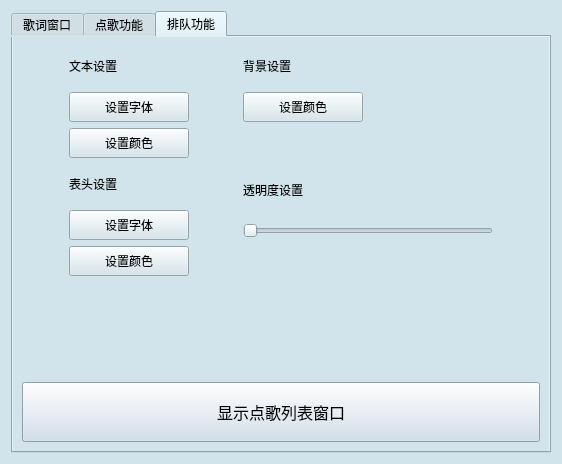
<?xml version="1.0" encoding="UTF-8"?>
<ui version="4.0">
 <class>Form</class>
 <widget class="QWidget" name="Form">
  <property name="geometry">
   <rect>
    <x>0</x>
    <y>0</y>
    <width>562</width>
    <height>464</height>
   </rect>
  </property>
  <property name="windowTitle">
   <string>Form</string>
  </property>
  <property name="styleSheet">
   <string notr="true">background-color: rgb(209, 228, 235)</string>
  </property>
  <layout class="QVBoxLayout" name="verticalLayout_8">
   <item>
    <widget class="QTabWidget" name="tabWidget">
     <property name="enabled">
      <bool>true</bool>
     </property>
     <property name="styleSheet">
      <string notr="true">font: 12pt &quot;微软雅黑&quot;;
</string>
     </property>
     <property name="currentIndex">
      <number>2</number>
     </property>
     <widget class="QWidget" name="lyric">
      <attribute name="title">
       <string>歌词窗口</string>
      </attribute>
      <layout class="QVBoxLayout" name="verticalLayout_4">
       <item>
        <layout class="QVBoxLayout" name="verticalLayout_3">
         <item>
          <layout class="QHBoxLayout" name="horizontalLayout_2">
           <item>
            <spacer name="horizontalSpacer_2">
             <property name="orientation">
              <enum>Qt::Orientation::Horizontal</enum>
             </property>
             <property name="sizeHint" stdset="0">
              <size>
               <width>10</width>
               <height>10</height>
              </size>
             </property>
            </spacer>
           </item>
           <item>
            <layout class="QVBoxLayout" name="verticalLayout">
             <item>
              <widget class="QLabel" name="lb_lytextset">
               <property name="minimumSize">
                <size>
                 <width>80</width>
                 <height>40</height>
                </size>
               </property>
               <property name="maximumSize">
                <size>
                 <width>80</width>
                 <height>40</height>
                </size>
               </property>
               <property name="text">
                <string>文本设置</string>
               </property>
              </widget>
             </item>
             <item>
              <widget class="QPushButton" name="bt_lysetfont">
               <property name="minimumSize">
                <size>
                 <width>120</width>
                 <height>30</height>
                </size>
               </property>
               <property name="maximumSize">
                <size>
                 <width>120</width>
                 <height>16777215</height>
                </size>
               </property>
               <property name="text">
                <string>设置字体</string>
               </property>
              </widget>
             </item>
             <item>
              <widget class="QPushButton" name="bt_lysetcolor">
               <property name="minimumSize">
                <size>
                 <width>120</width>
                 <height>30</height>
                </size>
               </property>
               <property name="maximumSize">
                <size>
                 <width>120</width>
                 <height>16777215</height>
                </size>
               </property>
               <property name="text">
                <string>设置颜色</string>
               </property>
              </widget>
             </item>
             <item>
              <spacer name="verticalSpacer">
               <property name="orientation">
                <enum>Qt::Orientation::Vertical</enum>
               </property>
               <property name="sizeHint" stdset="0">
                <size>
                 <width>20</width>
                 <height>40</height>
                </size>
               </property>
              </spacer>
             </item>
             <item>
              <widget class="QLabel" name="lb_lybgset">
               <property name="minimumSize">
                <size>
                 <width>80</width>
                 <height>30</height>
                </size>
               </property>
               <property name="maximumSize">
                <size>
                 <width>80</width>
                 <height>30</height>
                </size>
               </property>
               <property name="text">
                <string>背景设置</string>
               </property>
              </widget>
             </item>
             <item>
              <widget class="QPushButton" name="bt_lybgsetcolor">
               <property name="maximumSize">
                <size>
                 <width>120</width>
                 <height>30</height>
                </size>
               </property>
               <property name="text">
                <string>设置颜色</string>
               </property>
              </widget>
             </item>
             <item>
              <widget class="QCheckBox" name="cb_lycheckbox">
               <property name="minimumSize">
                <size>
                 <width>0</width>
                 <height>30</height>
                </size>
               </property>
               <property name="text">
                <string>无边框设置</string>
               </property>
              </widget>
             </item>
             <item>
              <spacer name="verticalSpacer_3">
               <property name="orientation">
                <enum>Qt::Orientation::Vertical</enum>
               </property>
               <property name="sizeHint" stdset="0">
                <size>
                 <width>20</width>
                 <height>40</height>
                </size>
               </property>
              </spacer>
             </item>
            </layout>
           </item>
           <item>
            <spacer name="horizontalSpacer">
             <property name="orientation">
              <enum>Qt::Orientation::Horizontal</enum>
             </property>
             <property name="sizeHint" stdset="0">
              <size>
               <width>40</width>
               <height>20</height>
              </size>
             </property>
            </spacer>
           </item>
           <item>
            <layout class="QVBoxLayout" name="verticalLayout_2">
             <item>
              <spacer name="verticalSpacer_7">
               <property name="orientation">
                <enum>Qt::Orientation::Vertical</enum>
               </property>
               <property name="sizeHint" stdset="0">
                <size>
                 <width>20</width>
                 <height>20</height>
                </size>
               </property>
              </spacer>
             </item>
             <item>
              <widget class="QLabel" name="lb_lynamewidth">
               <property name="minimumSize">
                <size>
                 <width>80</width>
                 <height>40</height>
                </size>
               </property>
               <property name="maximumSize">
                <size>
                 <width>80</width>
                 <height>40</height>
                </size>
               </property>
               <property name="text">
                <string>歌名宽度</string>
               </property>
              </widget>
             </item>
             <item>
              <widget class="QSlider" name="sld_lynamewidth">
               <property name="minimumSize">
                <size>
                 <width>250</width>
                 <height>30</height>
                </size>
               </property>
               <property name="orientation">
                <enum>Qt::Orientation::Horizontal</enum>
               </property>
              </widget>
             </item>
             <item>
              <widget class="QLabel" name="lb_lywindowwidth">
               <property name="minimumSize">
                <size>
                 <width>0</width>
                 <height>40</height>
                </size>
               </property>
               <property name="text">
                <string>窗体宽度</string>
               </property>
              </widget>
             </item>
             <item>
              <widget class="QSlider" name="sld_lywindowwidth">
               <property name="minimumSize">
                <size>
                 <width>0</width>
                 <height>30</height>
                </size>
               </property>
               <property name="orientation">
                <enum>Qt::Orientation::Horizontal</enum>
               </property>
              </widget>
             </item>
             <item>
              <widget class="QLabel" name="lb_lysettransparency">
               <property name="minimumSize">
                <size>
                 <width>0</width>
                 <height>40</height>
                </size>
               </property>
               <property name="text">
                <string>透明度设置</string>
               </property>
              </widget>
             </item>
             <item>
              <widget class="QSlider" name="sld_lytransparency">
               <property name="minimumSize">
                <size>
                 <width>0</width>
                 <height>30</height>
                </size>
               </property>
               <property name="orientation">
                <enum>Qt::Orientation::Horizontal</enum>
               </property>
              </widget>
             </item>
             <item>
              <spacer name="verticalSpacer_2">
               <property name="orientation">
                <enum>Qt::Orientation::Vertical</enum>
               </property>
               <property name="sizeHint" stdset="0">
                <size>
                 <width>20</width>
                 <height>80</height>
                </size>
               </property>
              </spacer>
             </item>
            </layout>
           </item>
           <item>
            <spacer name="horizontalSpacer_3">
             <property name="orientation">
              <enum>Qt::Orientation::Horizontal</enum>
             </property>
             <property name="sizeHint" stdset="0">
              <size>
               <width>40</width>
               <height>20</height>
              </size>
             </property>
            </spacer>
           </item>
          </layout>
         </item>
         <item>
          <widget class="QPushButton" name="bt_lyshow">
           <property name="minimumSize">
            <size>
             <width>0</width>
             <height>60</height>
            </size>
           </property>
           <property name="font">
            <font>
             <family>微软雅黑</family>
             <pointsize>12</pointsize>
             <italic>false</italic>
             <bold>false</bold>
            </font>
           </property>
           <property name="styleSheet">
            <string notr="true">background-color: rgb(204, 220, 235)</string>
           </property>
           <property name="text">
            <string>显示歌词窗口</string>
           </property>
          </widget>
         </item>
        </layout>
       </item>
      </layout>
     </widget>
     <widget class="QWidget" name="song">
      <attribute name="title">
       <string>点歌功能</string>
      </attribute>
      <layout class="QVBoxLayout" name="verticalLayout_13">
       <item>
        <layout class="QVBoxLayout" name="verticalLayout_7">
         <item>
          <layout class="QHBoxLayout" name="horizontalLayout_3">
           <item>
            <spacer name="horizontalSpacer_5">
             <property name="orientation">
              <enum>Qt::Orientation::Horizontal</enum>
             </property>
             <property name="sizeHint" stdset="0">
              <size>
               <width>10</width>
               <height>20</height>
              </size>
             </property>
            </spacer>
           </item>
           <item>
            <layout class="QVBoxLayout" name="verticalLayout_5">
             <item>
              <widget class="QLabel" name="lb_dgtextset">
               <property name="minimumSize">
                <size>
                 <width>80</width>
                 <height>40</height>
                </size>
               </property>
               <property name="maximumSize">
                <size>
                 <width>80</width>
                 <height>40</height>
                </size>
               </property>
               <property name="text">
                <string>文本设置</string>
               </property>
              </widget>
             </item>
             <item>
              <widget class="QPushButton" name="bt_dgsetfont">
               <property name="minimumSize">
                <size>
                 <width>120</width>
                 <height>30</height>
                </size>
               </property>
               <property name="maximumSize">
                <size>
                 <width>120</width>
                 <height>16777215</height>
                </size>
               </property>
               <property name="text">
                <string>设置字体</string>
               </property>
              </widget>
             </item>
             <item>
              <widget class="QPushButton" name="bt_dgsetcolor">
               <property name="minimumSize">
                <size>
                 <width>120</width>
                 <height>30</height>
                </size>
               </property>
               <property name="maximumSize">
                <size>
                 <width>120</width>
                 <height>16777215</height>
                </size>
               </property>
               <property name="text">
                <string>设置颜色</string>
               </property>
              </widget>
             </item>
             <item>
              <widget class="QLabel" name="lb_dgbttextset">
               <property name="minimumSize">
                <size>
                 <width>80</width>
                 <height>40</height>
                </size>
               </property>
               <property name="maximumSize">
                <size>
                 <width>80</width>
                 <height>40</height>
                </size>
               </property>
               <property name="text">
                <string>表头设置</string>
               </property>
              </widget>
             </item>
             <item>
              <widget class="QPushButton" name="bt_dgbtsetfont">
               <property name="minimumSize">
                <size>
                 <width>120</width>
                 <height>30</height>
                </size>
               </property>
               <property name="maximumSize">
                <size>
                 <width>120</width>
                 <height>16777215</height>
                </size>
               </property>
               <property name="text">
                <string>设置字体</string>
               </property>
              </widget>
             </item>
             <item>
              <widget class="QPushButton" name="bt_dgbtsetcolor">
               <property name="minimumSize">
                <size>
                 <width>120</width>
                 <height>30</height>
                </size>
               </property>
               <property name="maximumSize">
                <size>
                 <width>120</width>
                 <height>16777215</height>
                </size>
               </property>
               <property name="text">
                <string>设置颜色</string>
               </property>
              </widget>
             </item>
             <item>
              <spacer name="verticalSpacer_9">
               <property name="orientation">
                <enum>Qt::Orientation::Vertical</enum>
               </property>
               <property name="sizeHint" stdset="0">
                <size>
                 <width>20</width>
                 <height>5</height>
                </size>
               </property>
              </spacer>
             </item>
            </layout>
           </item>
           <item>
            <spacer name="horizontalSpacer_4">
             <property name="orientation">
              <enum>Qt::Orientation::Horizontal</enum>
             </property>
             <property name="sizeHint" stdset="0">
              <size>
               <width>40</width>
               <height>20</height>
              </size>
             </property>
            </spacer>
           </item>
           <item>
            <layout class="QVBoxLayout" name="verticalLayout_6">
             <item>
              <widget class="QLabel" name="lb_dgbgset">
               <property name="minimumSize">
                <size>
                 <width>80</width>
                 <height>40</height>
                </size>
               </property>
               <property name="maximumSize">
                <size>
                 <width>80</width>
                 <height>40</height>
                </size>
               </property>
               <property name="text">
                <string>背景设置</string>
               </property>
              </widget>
             </item>
             <item>
              <widget class="QPushButton" name="bt_dgbgsetcolor">
               <property name="minimumSize">
                <size>
                 <width>120</width>
                 <height>30</height>
                </size>
               </property>
               <property name="maximumSize">
                <size>
                 <width>120</width>
                 <height>30</height>
                </size>
               </property>
               <property name="text">
                <string>设置颜色</string>
               </property>
              </widget>
             </item>
             <item>
              <spacer name="verticalSpacer_8">
               <property name="orientation">
                <enum>Qt::Orientation::Vertical</enum>
               </property>
               <property name="sizeHint" stdset="0">
                <size>
                 <width>20</width>
                 <height>1</height>
                </size>
               </property>
              </spacer>
             </item>
             <item>
              <widget class="QLabel" name="lb_dgsettransparency">
               <property name="minimumSize">
                <size>
                 <width>0</width>
                 <height>40</height>
                </size>
               </property>
               <property name="text">
                <string>透明度设置</string>
               </property>
              </widget>
             </item>
             <item>
              <widget class="QSlider" name="sld_dgtransparency">
               <property name="minimumSize">
                <size>
                 <width>250</width>
                 <height>30</height>
                </size>
               </property>
               <property name="orientation">
                <enum>Qt::Orientation::Horizontal</enum>
               </property>
              </widget>
             </item>
             <item>
              <spacer name="verticalSpacer_15">
               <property name="orientation">
                <enum>Qt::Orientation::Vertical</enum>
               </property>
               <property name="sizeHint" stdset="0">
                <size>
                 <width>20</width>
                 <height>130</height>
                </size>
               </property>
              </spacer>
             </item>
            </layout>
           </item>
           <item>
            <spacer name="horizontalSpacer_6">
             <property name="orientation">
              <enum>Qt::Orientation::Horizontal</enum>
             </property>
             <property name="sizeHint" stdset="0">
              <size>
               <width>40</width>
               <height>20</height>
              </size>
             </property>
            </spacer>
           </item>
          </layout>
         </item>
         <item>
          <widget class="QPushButton" name="bt_dgshow">
           <property name="minimumSize">
            <size>
             <width>0</width>
             <height>60</height>
            </size>
           </property>
           <property name="font">
            <font>
             <family>微软雅黑</family>
             <pointsize>12</pointsize>
             <italic>false</italic>
             <bold>false</bold>
            </font>
           </property>
           <property name="styleSheet">
            <string notr="true">background-color: rgb(204, 220, 235)</string>
           </property>
           <property name="text">
            <string>显示点歌列表窗口</string>
           </property>
          </widget>
         </item>
        </layout>
       </item>
      </layout>
     </widget>
     <widget class="QWidget" name="queue">
      <attribute name="title">
       <string>排队功能</string>
      </attribute>
      <layout class="QVBoxLayout" name="verticalLayout_22">
       <item>
        <layout class="QHBoxLayout" name="horizontalLayout_7">
         <item>
          <spacer name="horizontalSpacer_16">
           <property name="orientation">
            <enum>Qt::Orientation::Horizontal</enum>
           </property>
           <property name="sizeHint" stdset="0">
            <size>
             <width>10</width>
             <height>20</height>
            </size>
           </property>
          </spacer>
         </item>
         <item>
          <layout class="QVBoxLayout" name="verticalLayout_20">
           <item>
            <widget class="QLabel" name="lb_pdtextset">
             <property name="minimumSize">
              <size>
               <width>80</width>
               <height>40</height>
              </size>
             </property>
             <property name="maximumSize">
              <size>
               <width>80</width>
               <height>40</height>
              </size>
             </property>
             <property name="text">
              <string>文本设置</string>
             </property>
            </widget>
           </item>
           <item>
            <widget class="QPushButton" name="bt_pdsetfont">
             <property name="minimumSize">
              <size>
               <width>120</width>
               <height>30</height>
              </size>
             </property>
             <property name="maximumSize">
              <size>
               <width>120</width>
               <height>16777215</height>
              </size>
             </property>
             <property name="text">
              <string>设置字体</string>
             </property>
            </widget>
           </item>
           <item>
            <widget class="QPushButton" name="bt_pdsetcolor">
             <property name="minimumSize">
              <size>
               <width>120</width>
               <height>30</height>
              </size>
             </property>
             <property name="maximumSize">
              <size>
               <width>120</width>
               <height>16777215</height>
              </size>
             </property>
             <property name="text">
              <string>设置颜色</string>
             </property>
            </widget>
           </item>
           <item>
            <widget class="QLabel" name="lb_pdbttextset">
             <property name="minimumSize">
              <size>
               <width>80</width>
               <height>40</height>
              </size>
             </property>
             <property name="maximumSize">
              <size>
               <width>80</width>
               <height>40</height>
              </size>
             </property>
             <property name="text">
              <string>表头设置</string>
             </property>
            </widget>
           </item>
           <item>
            <widget class="QPushButton" name="bt_pdbtsetfont">
             <property name="minimumSize">
              <size>
               <width>120</width>
               <height>30</height>
              </size>
             </property>
             <property name="maximumSize">
              <size>
               <width>120</width>
               <height>16777215</height>
              </size>
             </property>
             <property name="text">
              <string>设置字体</string>
             </property>
            </widget>
           </item>
           <item>
            <widget class="QPushButton" name="bt_pdbtsetcolor">
             <property name="minimumSize">
              <size>
               <width>120</width>
               <height>30</height>
              </size>
             </property>
             <property name="maximumSize">
              <size>
               <width>120</width>
               <height>16777215</height>
              </size>
             </property>
             <property name="text">
              <string>设置颜色</string>
             </property>
            </widget>
           </item>
           <item>
            <spacer name="verticalSpacer_18">
             <property name="orientation">
              <enum>Qt::Orientation::Vertical</enum>
             </property>
             <property name="sizeHint" stdset="0">
              <size>
               <width>20</width>
               <height>5</height>
              </size>
             </property>
            </spacer>
           </item>
          </layout>
         </item>
         <item>
          <spacer name="horizontalSpacer_17">
           <property name="orientation">
            <enum>Qt::Orientation::Horizontal</enum>
           </property>
           <property name="sizeHint" stdset="0">
            <size>
             <width>40</width>
             <height>20</height>
            </size>
           </property>
          </spacer>
         </item>
         <item>
          <layout class="QVBoxLayout" name="verticalLayout_21">
           <item>
            <widget class="QLabel" name="lb_pdbgset">
             <property name="minimumSize">
              <size>
               <width>80</width>
               <height>40</height>
              </size>
             </property>
             <property name="maximumSize">
              <size>
               <width>80</width>
               <height>40</height>
              </size>
             </property>
             <property name="text">
              <string>背景设置</string>
             </property>
            </widget>
           </item>
           <item>
            <widget class="QPushButton" name="bt_pdbgsetcolor">
             <property name="minimumSize">
              <size>
               <width>120</width>
               <height>30</height>
              </size>
             </property>
             <property name="maximumSize">
              <size>
               <width>120</width>
               <height>30</height>
              </size>
             </property>
             <property name="text">
              <string>设置颜色</string>
             </property>
            </widget>
           </item>
           <item>
            <spacer name="verticalSpacer_19">
             <property name="orientation">
              <enum>Qt::Orientation::Vertical</enum>
             </property>
             <property name="sizeHint" stdset="0">
              <size>
               <width>20</width>
               <height>1</height>
              </size>
             </property>
            </spacer>
           </item>
           <item>
            <widget class="QLabel" name="lb_pdsettransparency">
             <property name="minimumSize">
              <size>
               <width>0</width>
               <height>40</height>
              </size>
             </property>
             <property name="text">
              <string>透明度设置</string>
             </property>
            </widget>
           </item>
           <item>
            <widget class="QSlider" name="sld_pdtransparency">
             <property name="minimumSize">
              <size>
               <width>250</width>
               <height>30</height>
              </size>
             </property>
             <property name="orientation">
              <enum>Qt::Orientation::Horizontal</enum>
             </property>
            </widget>
           </item>
           <item>
            <spacer name="verticalSpacer_20">
             <property name="orientation">
              <enum>Qt::Orientation::Vertical</enum>
             </property>
             <property name="sizeHint" stdset="0">
              <size>
               <width>20</width>
               <height>130</height>
              </size>
             </property>
            </spacer>
           </item>
          </layout>
         </item>
         <item>
          <spacer name="horizontalSpacer_18">
           <property name="orientation">
            <enum>Qt::Orientation::Horizontal</enum>
           </property>
           <property name="sizeHint" stdset="0">
            <size>
             <width>40</width>
             <height>20</height>
            </size>
           </property>
          </spacer>
         </item>
        </layout>
       </item>
       <item>
        <widget class="QPushButton" name="bt_pdshow_3">
         <property name="minimumSize">
          <size>
           <width>0</width>
           <height>60</height>
          </size>
         </property>
         <property name="font">
          <font>
           <family>微软雅黑</family>
           <pointsize>12</pointsize>
           <italic>false</italic>
           <bold>false</bold>
          </font>
         </property>
         <property name="styleSheet">
          <string notr="true">background-color: rgb(204, 220, 235)</string>
         </property>
         <property name="text">
          <string>显示点歌列表窗口</string>
         </property>
        </widget>
       </item>
      </layout>
     </widget>
    </widget>
   </item>
  </layout>
 </widget>
 <resources/>
 <connections/>
</ui>
